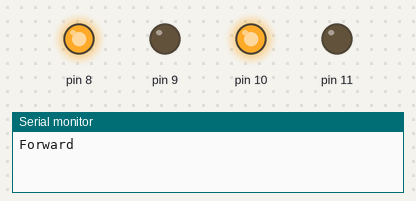
This sketch was run on a simulated Arduino Uno, built with avr-gcc and run on an emulated ATmega328P. On the bench: output pins drawn as LEDs (lit = HIGH), the last lines printed to the serial monitor.

Above: at 1.0 s.
At 3.0 s:
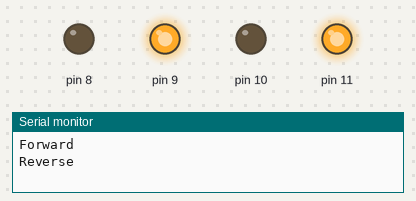
At 5.0 s:
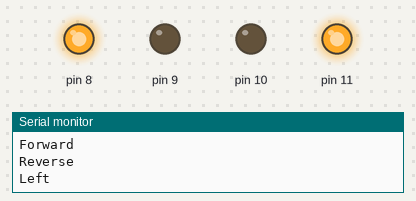
At 7.0 s:
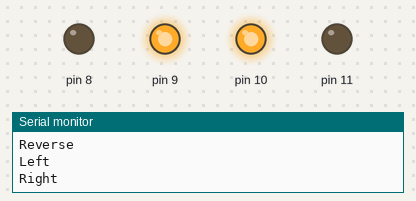
At 9.0 s:
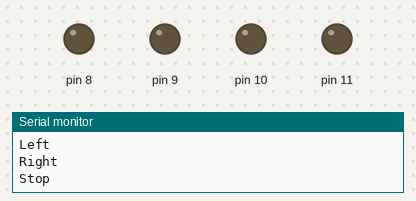
Timing chart, 0 to 13.0 s (numbered marks = the images above):
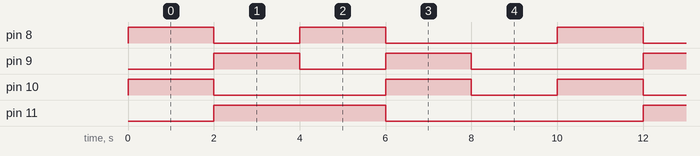

Measured:
- by itself, pin 8, pin 9: repeats every 10.0 s: LOW 2.0 s, HIGH 2.0 s, LOW 4.0 s, HIGH 2.0 s
- by itself, pin 10: repeats every 10.0 s: LOW 4.0 s, HIGH 2.0 s, LOW 2.0 s, HIGH 2.0 s
- by itself, pin 11: alternates HIGH for 4.0 s and LOW for 6.0 s

The sketch:

hbridge.ino
```cpp
#include "sn754410.h"

sn754410 hbridge(8,9,10,11);

void setup() {
  Serial.begin(9600);
}

void loop() {
  /*
  for(float i = -1; i<1; i+=0.01){
    hbridge.set(i,0.5);
    delay(100);
  }
  for(float i = 1; i>-1; i-=0.01){
    hbridge.set(i,-0.5);
    delay(100);
  }
  */
  hbridge.test();
}
```
